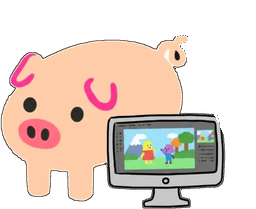
#> input picture tmp/backdropA/final/pighub-1106.png, 256 x 209 px, given in place of pighub-258.png, which was not available
$ python mkfr.py
#> lines starting #> are read from the running program, lines starting #| are printed output that depends on the picture; after the words box and inside, x2 and y2 are one past the last pixel; in counts of white or black regions, pixels touching at a corner belong together

import os
from PIL import Image, ImageDraw
AFT=r"C:\Users\12252\Desktop\Files\Code\PigHub\dsh-pighub\tmp\backdropA\final"
OUT=r"C:\Users\12252\Desktop\Files\Code\PigHub\dsh-pighub\tmp\backdropA\finalreview"
os.makedirs(OUT,exist_ok=True)
def checker(w,h,s=10):
#> called with w = 1150, h = 1182, s = 10
    im=Image.new("RGB",(w,h),(203,203,203)); d=ImageDraw.Draw(im)
#> after `im = Image.new('RGB', (w, h), (203, 203, 203))`: im: PIL image 1150x1182 RGB; every value is 203
    for y in range(0,h,s):
        for x in range(0,w,s):
            if ((x//s)+(y//s))%2==0: d.rectangle([x,y,x+s-1,y+s-1],fill=(233,233,233))
    return im
ids=["pighub-258","pighub-1031","pighub-1106","pighub-12","pighub-209","pighub-217","pighub-242","pighub-250","pighub-262","pighub-271","pighub-293","pighub-337","pighub-40","pighub-417","pighub-473","pighub-560","pighub-686","pighub-873","pighub-922"]
CELL=560; LBL=16
for si in range(0,len(ids),4):
    chunk=ids[si:si+4]
    W=2*CELL+30; H=2*(CELL+LBL)+30
    sheet=checker(W,H); d=ImageDraw.Draw(sheet)
#> after `sheet = checker(W, H)`:
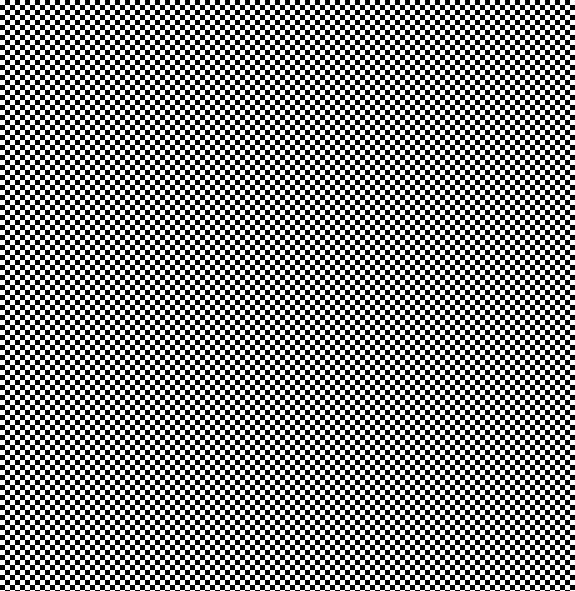
#> sheet: PIL image 1150x1182 RGB (shown at 1/2 size); values 203 (black) and 233 (white), 50% white; 1 black region, box (x1, y1, x2, y2) and area: (0, 0, 1150, 1182) 679640
    for k,i in enumerate(chunk):
        cx=10+(k%2)*CELL; cy=10+(k//2)*(CELL+LBL)
        im=Image.open(os.path.join(AFT,i+".png")).convert("RGBA")
#> im is the input picture: PIL image 256x209 RGBA; mean R, G, B, A 109.1, 91.9, 81.1, 133.2
        sc=min(2.6, CELL/im.width, CELL/im.height)
#> sc = 2.19
        z=im.resize((int(im.width*sc),int(im.height*sc)),Image.LANCZOS)
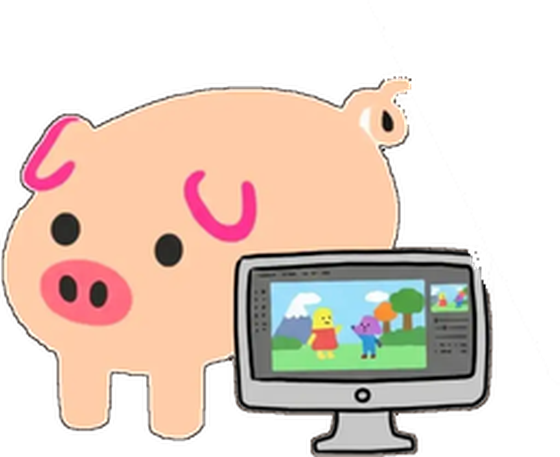
#> z: PIL image 560x457 RGBA; mean R, G, B, A 110, 92.7, 81.8, 133.2; transparent parts drawn white
        tile=checker(CELL,CELL); tile.paste(z,((CELL-z.width)//2,(CELL-z.height)//2),z)
#> in checker (call 2), `im = Image.new('RGB', (w, h), (203, 203, 203))`: im: PIL image 560x560 RGB; every value is 203
#> after `tile = checker(CELL, CELL)`:
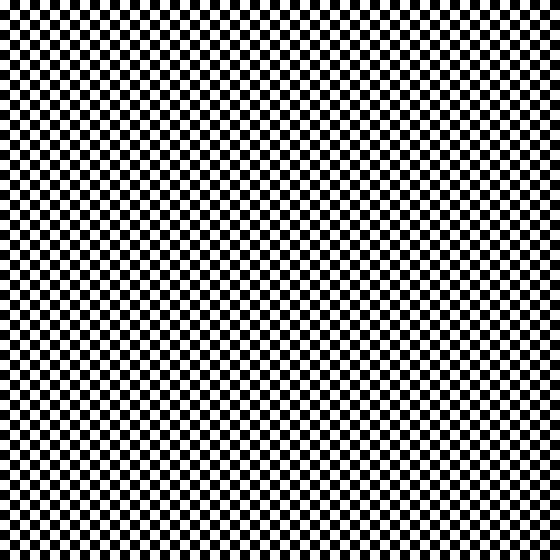
#> tile: PIL image 560x560 RGB; values 203 (black) and 233 (white), 50% white; 1 white region, box (x1, y1, x2, y2) and area: (0, 0, 560, 560) 156800
#> after `tile.paste(z, ((CELL - z.width) // 2, (CELL - z.height) // 2), z)`:
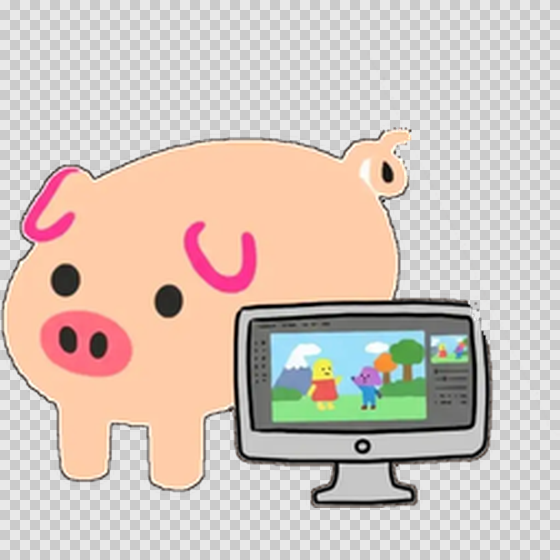
#> tile: PIL image 560x560 RGB; mean R, G, B 213, 199.3, 190.5
        sheet.paste(tile,(cx,cy)); d.text((cx+2,cy+CELL+2),"%s x%.1f"%(i,sc),fill=(0,0,0))
#> after `sheet.paste(tile, (cx, cy))`:
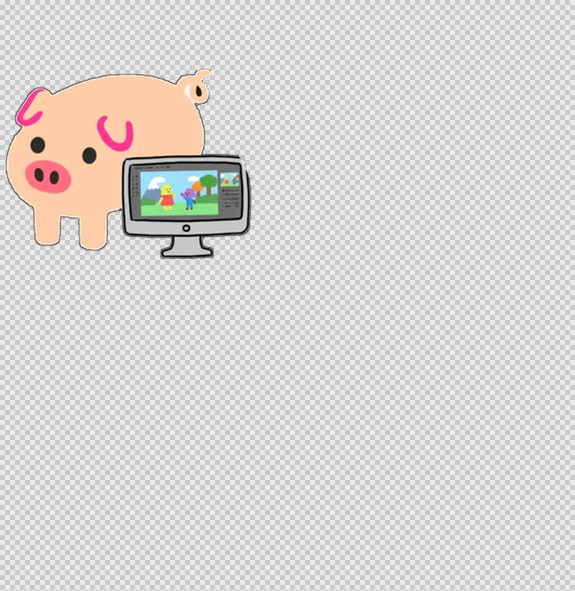
#> sheet: PIL image 1150x1182 RGB (shown at 1/2 size); mean R, G, B 216.8, 213.7, 211.7
    sheet.save(os.path.join(OUT,"fr-%02d.png"%(si//4)))
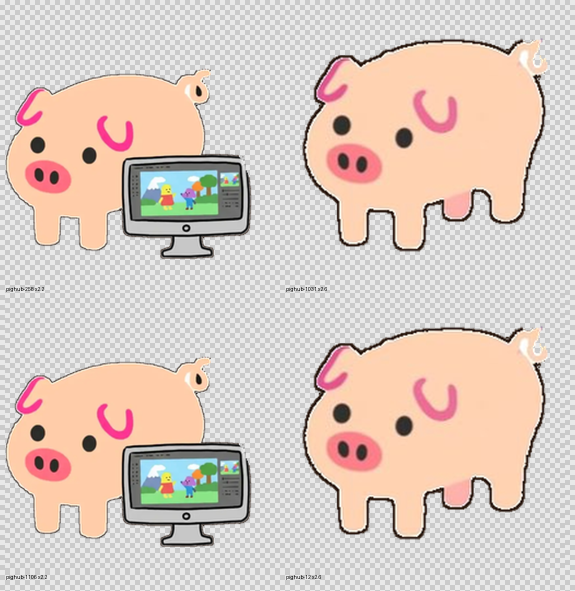
#> saved as fr-00.png: PIL image 1150x1182 RGB (shown at 1/2 size); mean R, G, B 219.3, 202.5, 192.9
#> pass 2 of the loop `for si in range(0,len(ids),4):`:
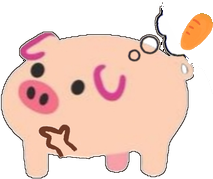
#> input picture tmp/backdropA/final/pighub-209.png, 213 x 179 px, found by its file name
#> im is the input picture: PIL image 213x179 RGBA; mean R, G, B, A 142.5, 112.6, 101.2, 154.1
#> z: PIL image 553x465 RGBA
#> `tile.paste(z, ((CELL - z.width) // 2, (CELL - z.height) // 2), z)`:
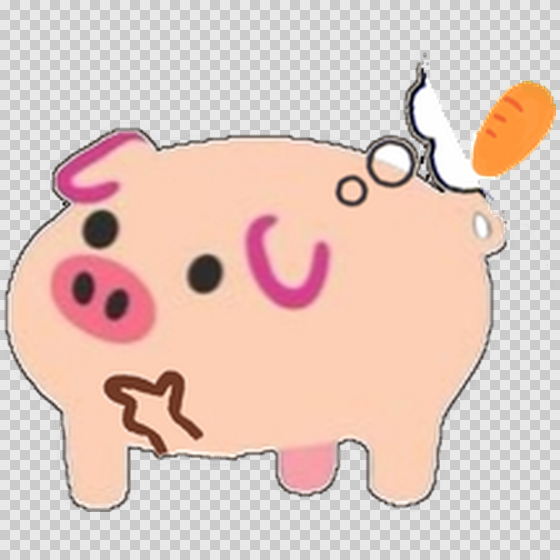
#> tile: PIL image 560x560 RGB; mean R, G, B 225.8, 201.6, 192.3
#> `sheet.paste(tile, (cx, cy))`:
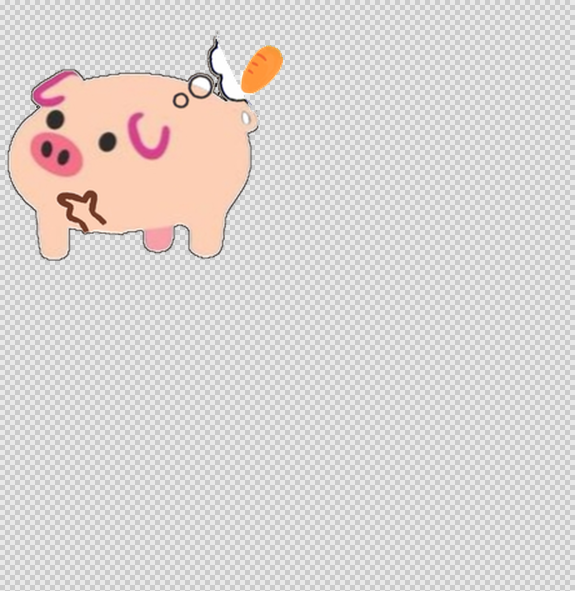
#> sheet: PIL image 1150x1182 RGB (shown at 1/2 size); mean R, G, B 219.8, 214.2, 212.1
#> (the run stopped early here; a loop or call above may not have finished)
